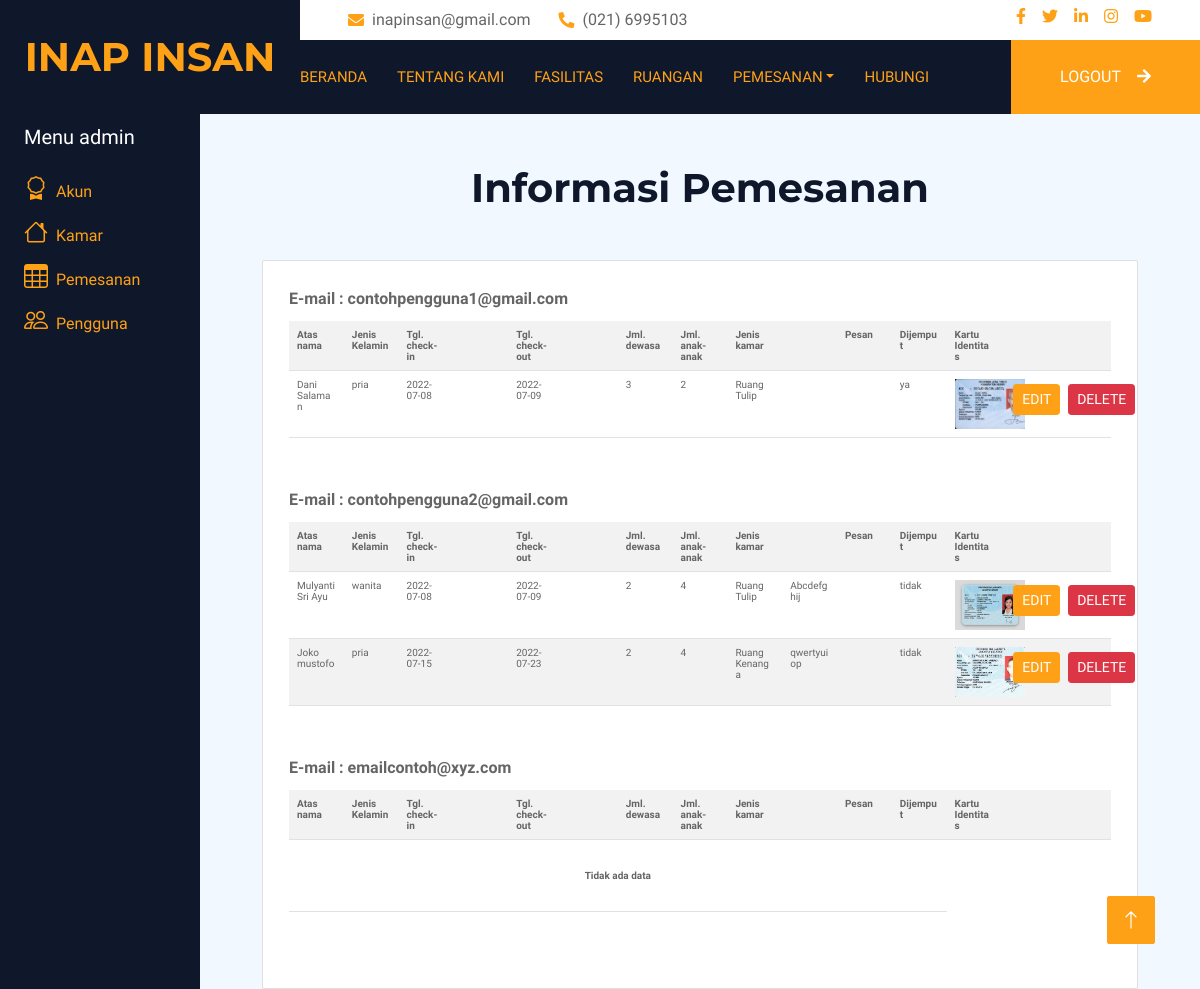
/admin_pemesanan.php (signed in), run on the app's committed database.
### tables this page shows
CREATE TABLE `users` (
  `id_user` int(11) NOT NULL,
  `email` varchar(255) NOT NULL,
  `password` varchar(100) NOT NULL
);

CREATE TABLE `kamar` (
  `id_kamar` int(11) NOT NULL,
  `nama` varchar(255) NOT NULL,
  `harga` int(10) NOT NULL,
  `bintang` int(1) NOT NULL,
  `kasur` int(2) NOT NULL,
  `bathroom` int(2) NOT NULL,
  `wifi` int(1) NOT NULL,
  `deskripsi` text DEFAULT NULL,
  `gambar` varchar(500) NOT NULL
);

CREATE TABLE `pemesanan` (
  `id_pemesanan` int(11) NOT NULL,
  `name` varchar(30) DEFAULT NULL,
  `gender` varchar(6) DEFAULT NULL,
  `checkin` date DEFAULT NULL,
  `checkout` date DEFAULT NULL,
  `jml_dewasa` varchar(2) DEFAULT NULL,
  `jml_anak` varchar(2) DEFAULT NULL,
  `kamar` varchar(30) DEFAULT NULL,
  `message` varchar(200) DEFAULT NULL,
  `jemput` varchar(5) NOT NULL DEFAULT 'no',
  `uploadfile` varchar(200) DEFAULT NULL,
  `id_user` int(11) NOT NULL
);

### admin_pemesanan.php (the view, shortened to what this page needs)
<?php
include("head.php");
require 'koneksi.php';
?>
<?php
include("header.php");
?>
<div class="container-fluid">
    <div class="row flex-nowrap">
        <?php include 'admin_sidebar.php';?>
        <div class="container" style="width:75%;">
            <div class="row">
            <h1 class="text-center mb-5" style="padding-top:50px">Informasi Pemesanan</h1>
                <div style="display:block">
                            <div class="card w-100" style="padding: 10px">
                                <div class="card-body">
                                <?php
                                    $data = mysqli_query($koneksi,"SELECT * FROM users");
                                    if (mysqli_num_rows($data)>0)
                                    {
                                        while ($hasil = mysqli_fetch_array($data)) {
                                            $id_user = $hasil['id_user'];
                                    ?>
                                    <div style="font-weight:bold;padding-bottom:10px">E-mail : <?= $hasil['email'] ?> </div>
                                    <table class="table table-striped" style="margin-bottom:50px;font-size:x-small;table-layout:fixed;">
                                        <tr>
                                            <th>Atas nama</th>
                                            <th>Jenis Kelamin</th>
                                            <th>Tgl. check-in</th>
                                            <th></th>
                                            <th>Tgl. check-out</th>
                                            <th></th>
                                            <th>Jml. dewasa</th>
                                            <th>Jml. anak-anak</th>
                                            <th>Jenis kamar</th>
                                            <th></th>
                                            <th>Pesan</th>
                                            <th>Dijemput</th>
                                            <th>Kartu Identitas</th>
                                            <th></th>
                                            <th></th>
                                        </tr>
                                        <?php
                                            if (isset($_POST['edit'])) {
                                                $id_edit=$_POST['id_edit'];
                                            } else {
                                                $id_edit=NULL;
                                            }
                                            $data1 = mysqli_query($koneksi,"SELECT * FROM kamar INNER JOIN pemesanan ON kamar.id_kamar = pemesanan.kamar WHERE id_user = $id_user");
                                            if (mysqli_num_rows($data1)>0)
                                            {
                                                while ($hasil1 = mysqli_fetch_array($data1)) {
                                                    if ($hasil1['id_pemesanan']==$id_edit) {
                                                        ?>
                                                    <form action="admin_pemesanan_edit.php" method="post" enctype="multipart/form-data">
                                                        <input type="hidden" name="id_edit" value="<?= $hasil1['id_pemesanan']?>" />
                                                        <tr>
                                                            <td><input size="5" name="name" value="<?= $hasil1['name']?>" type="text"></td>
                                                            <td>
                                                                <select name="gender">
                                                                    <option value="pria">pria</option>
                                                                    <option value="wanita">wanita</option>
                                                                </select>
                                                            </td>
                                                            <td><input size="5" name="checkin" value="<?= $hasil1['checkin']?>" type="date"></td>
                                                            <td></td>
                                                            <td><input size="5" name="checkout" value="<?= $hasil1['checkout']?>"  type="date"></td>
                                                            <td></td>
                                                            <td>
                                                                <select name="jml_dewasa">
                                                                    <option value="0">0</option>
                                                                    <option value="1">1</option>
                                                                    <option value="2">2</option>
                                                                    <option value="3">3</option>
                                                                    <option value="4">4</option>
                                                                </select>
                                                            </td>
                                                            <td>
                                                                <select name="jml_anak">
                                                                    <option value="0">0</option>
                                                                    <option value="1">1</option>
                                                                    <option value="2">2</option>
                                                                    <option value="3">3</option>
                                                                    <option value="4">4</option>
                                                                </select>
                                                            </td>
                                                            <td>
                                                                <select name="kamar">
                                                                    <option value="1">Ruang Mawar</option>
                                                                    <option value="2">Ruang Kenanga</option>
                                                                    <option value="3">Ruang Tulip</option>
                                                                </select>
                                                            </td>
                                                            <td></td>
                                                            <td><textarea rows="4" cols="5" name="pesan" placeholder="message"><?= $hasil1['message']?></textarea></td>
                                                            <td>
                                                            <div class="col-12">
                                                                <input type="checkbox" id="jemput" name="jemput" value="yes" checked>
                                                            </div>
                                                            </td>
                                                            <td>
                                                                <input type="checkbox" id="chpic" name="chpic" value="yes" checked>
                                                                <div>Change picture</div>
                                                                <div class="col-md-6" id="pic">
                                                                    <div>
                                                                        <input type="file" name="gambar" class="form-control" id="gambar" name="gambar" value="">
                                                                    </div>
                                                                </div>
                                                            </td>
                                                            <td colspan="2 "style="text-align:center;vertical-align:middle">
                                                                <div class="btn-group" role="group" aria-label="Basic mixed styles example">
                                                                    <input type="submit" name="submit" value="Submit" class="btn btn-primary btn-sm">
                                                                </div>
                                                            </td>
                                                        </tr>
                                                    </form>
                                                        <?php
                                                    } else {
                                                    ?>
                                                    <tr>
                                                        <td><?= $hasil1['name']?></td>
                                                        <td><?= $hasil1['gender']?></td>
                                                        <td><?= $hasil1['checkin']?></td>
                                                        <td></td>
                                                        <td><?= $hasil1['checkout']?></td>
                                                        <td></td>
                                                        <td><?= $hasil1['jml_dewasa']?></td>
                                                        <td><?= $hasil1['jml_anak']?></td>
                                                        <td><?= $hasil1['nama']?></td>
                                                        <td><?= $hasil1['message']?></td>
                                                        <td></td>
                                                        <td><?php echo ($hasil1['jemput']=='yes')?'ya':'tidak'; ?></td>
                                                        <td>
                                                            <div style="overflow:hidden;width:75px;height:50px">
                                                                <img src="product-details/product-img/<?= $hasil1['uploadfile'] ?>" width="70" height="50">
                                                            </div>
                                                        </td>
                                                        <td style="vertical-align:middle">
                                                            <div class="btn-group" role="group" aria-label="Basic mixed styles example">
                                                                <form class="mx-1" action="admin_pemesanan.php" method="post">
                                                                    <input type="submit" name="edit" value="Edit" class="btn btn-primary btn-sm">
                                                                </form>
                                                            </div>
                                                        </td>
                                                        <td style="vertical-align:middle">
                                                            <div class="btn-group" role="group" aria-label="Basic mixed styles example">
                                                                <form class="mx-1" action="admin_pemesanan.php" method="post">
                                                                    <input type="submit" name="delete" value="Delete" class="btn btn-danger btn-sm">
                                                                </form>
                                                            </div>
                                                        </td>
                                                    </tr>
                                                    <?php
                                                    }
                                                }
                                            } else {
                                                echo "<tr><td colspan='12' style='font-weight:bold;text-align:center;padding-top:30px;padding-bottom:30px;'>Tidak ada data</td></tr>";
                                            }
                                        ?>
                                    </table>
                                    <?php
                                        }
                                    } else {
                                        echo "<div style='text-align:center;font-weight:bold;font-size:60px'>Tidak terdapat Data</div>";
                                    } ?>
                                </div>
                            </div>
                </div>
            </div>
        </div>
    </div>
</div>
<a href="#" class="btn btn-lg btn-primary btn-lg-square back-to-top"><i class="bi bi-arrow-up"></i></a>

### css/style.css (style rules this page uses)
.back-to-top { position: fixed; display: none; right: 45px; bottom: 45px; z-index: 99; }
.btn { font-weight: 500; text-transform: uppercase; transition: .5s; }
.btn.btn-primary, .btn.btn-secondary { color: #FFFFFF; }
.btn-lg-square { width: 48px; height: 48px; }
.btn-square, .btn-sm-square, .btn-lg-square { padding: 0; display: flex; align-items: center; justify-content: center; font-weight: normal; border-radius: 2px; }

### data on the page
users: email "contohpengguna1@gmail.com"
kamar: pemesanan.name "Dani Salaman", pemesanan.gender "pria", pemesanan.checkin "2022-07-08", pemesanan.checkout "2022-07-09", pemesanan.jml_dewasa "3", pemesanan.jml_anak "2", nama "Ruang Tulip", shows "ya", pemesanan.uploadfile (picture), pemesanan.name "Mulyanti Sri Ayu", pemesanan.gender "wanita", pemesanan.jml_dewasa "2", pemesanan.jml_anak "4", pemesanan.message "Abcdefghij"
users: email "contohpengguna2@gmail.com"
kamar: pemesanan.name "Joko mustofo", pemesanan.gender "pria", pemesanan.checkin "2022-07-15", pemesanan.checkout "2022-07-23", pemesanan.jml_dewasa "2", pemesanan.jml_anak "4", nama "Ruang Kenanga", pemesanan.message "qwertyuiop", shows "tidak", pemesanan.uploadfile (picture)
users: email "emailcontoh@xyz.com", shows "Tidak ada data"
